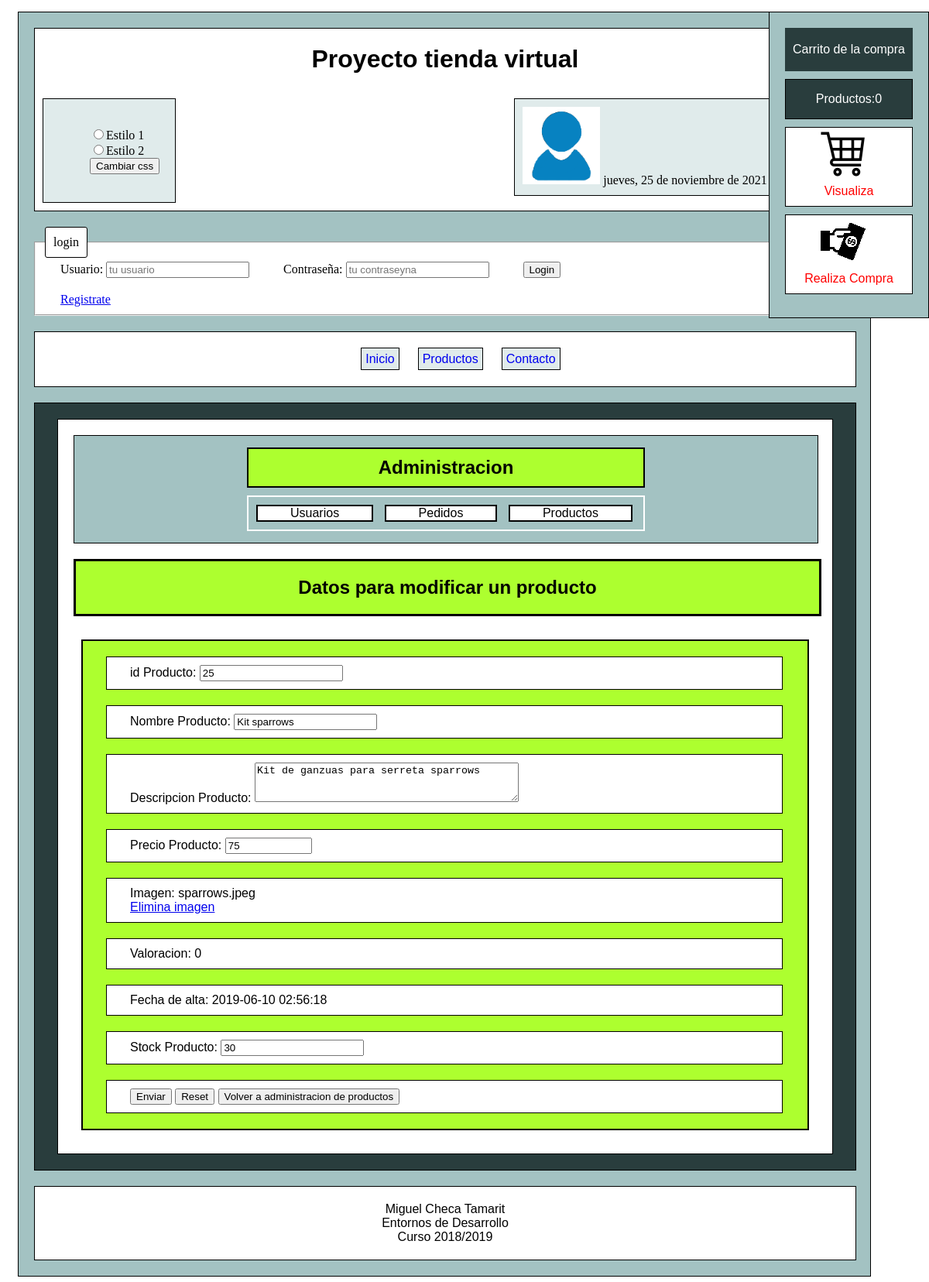
Page /proyectoEntornos/index.php?contenidoAdministracion=modificar&estilo=1&id=25 (signed in) on the committed database.
### tables this page shows
CREATE TABLE `PRODUCTOS` (
  `id` int(100) NOT NULL,
  `nombre_producto` varchar(30) NOT NULL,
  `descripcion_producto` text,
  `precio` float NOT NULL,
  `imagen` varchar(300) DEFAULT NULL,
  `valoracion` int(11) DEFAULT '0',
  `fecha_registro` timestamp NOT NULL DEFAULT CURRENT_TIMESTAMP ON UPDATE CURRENT_TIMESTAMP,
  `stock` int(11) NOT NULL DEFAULT '30'
);

### proyectoEntornos/include/editaProducto.php (the view, shortened to what this page needs)
<?php
include("conexion.php");
isset($_GET['estilo'])?$opcion=$_GET['estilo']:$opcion='1';
isset($_GET['id'])?$identificador=$_GET['id']:$identificador="";
$sql="SELECT * FROM PRODUCTOS WHERE id=".$identificador;
$resultado = $conexion->query($sql);
$row = mysqli_fetch_assoc($resultado);
$imagen=$row['imagen'];
$nombre=$row["nombre_producto"];
$precio= $row["precio"];
$descripcion= $row["descripcion_producto"];
$stock= $row["stock"];
$fechaAlta= $row['fecha_registro'];
$valoracion=$row['valoracion'];
?>
<div id="administracionproductos"><h2>Datos para modificar un producto</h2></div>
<form  action="./include/procesaActualizaProducto.php" id="formInsertar" method="post" enctype="multipart/form-data">
        <div>
            <label>id Producto: </label>
            <input name="id" value="<?php echo $identificador; ?>" readonly/>
        </div>
        <div>
            <label>Nombre Producto: </label>
            <input type="text" name="nombre"  required="Campo obligatorio" value="<?php echo $nombre; ?>"/>
        </div>
        <div>
            <label>Descripcion Producto: </label>
            <textarea name="descripcion" cols="40" rows="3"><?php echo $descripcion;?></textarea>
        </div>
        <div>
            <label>Precio Producto: </label>
            <input type="number" name="precio" required="Campo obligatorio" min="0" max="100000" step="0.01" value="<?php echo $precio; ?>" />
        </div>
        <div>
            <?php
                if(is_null($imagen)){
                    echo ' <span>Elije una imagen: </span><input type="file" name="imagen" id="fichero" />';
                }else{
                    echo '<label>Imagen: </label><span>'.$imagen.'</span><br><a href="./include/eliminaImagenProducto.php?id='.$identificador.'&estilo='.$opcion.'">Elimina imagen</a>';
                }
            ?>
        </div>
        <div>
            <label>Valoracion: </label>
            <span><?php echo $valoracion; ?></span>
        </div>
        <div>
            <label>Fecha de alta: </label>
            <span><?php echo $fechaAlta; ?></span>
        </div>
        <div>
            <label>Stock Producto: </label>
            <input type="number" name="stock"  required="Campo obligatorio"value="<?php echo $stock; ?>"/>
        </div>
        <div>
           <input class="submit" type="submit" name="enviar" value="Enviar"></input>
           <input class="submit" type="reset" name="reset" value="Reset"></input>
           <input class="submit" type="submit" name="volver" value="Volver a administracion de productos"></input>
        </div>
    </form>

### proyectoEntornos/estilos/estilo1.css (style rules this page uses)
body { background-color:#ffffff; }
#contenedorphp div { font-family:Arial; width:960px; margin:20px; background-color:#ffffff; border: 1px solid #000000; }
div#administracionproductos { background-color:greenyellow; border: 3px solid black; }
div#administracionproductos h2 { display:block; text-align:center; }
form#formInsertar { display:block; background-color: greenyellow; margin:30px; border: 2.5px solid black; }
form#formInsertar div { display:block; width:90%; margin-left: 30px; padding: 10px 0px 10px 30px; }

### rows in the picture
productos: nombre "Kit sparrows", descripcion "Kit de ganzuas para serreta sparrows", precio "75", imagen "sparrows.jpeg", valoracion "0", fecha_registro "2019-06-10 02:56:18"

### other values in the picture
$contador "0"
